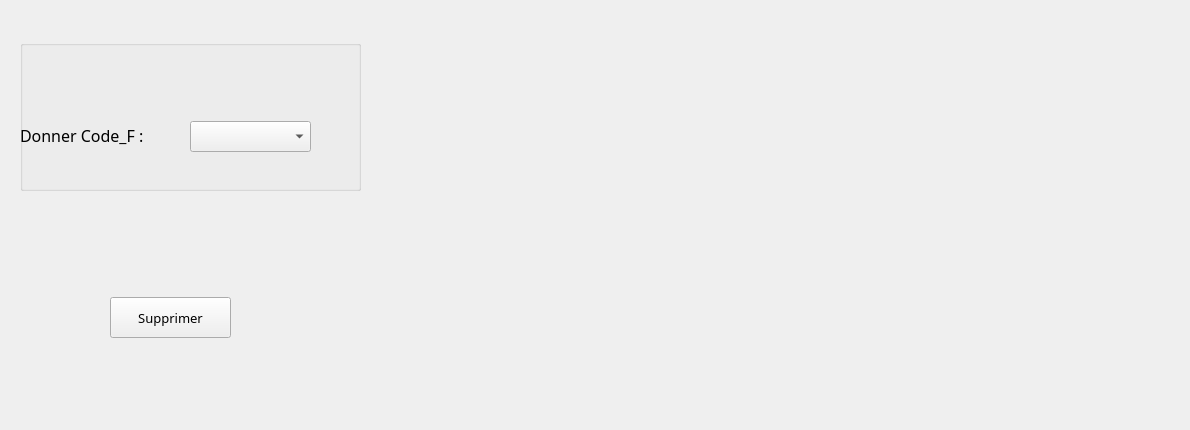
      <widget class="QWidget" name="supprim">
       <attribute name="icon">
        <iconset resource="photos.qrc">
         <normaloff>:/mmminus.png</normaloff>:/mmminus.png</iconset>
       </attribute>
       <attribute name="title">
        <string>Supprimer</string>
       </attribute>
       <widget class="QLabel" name="label_40">
        <property name="geometry">
         <rect>
          <x>380</x>
          <y>50</y>
          <width>801</width>
          <height>371</height>
         </rect>
        </property>
        <property name="text">
         <string/>
        </property>
        <property name="pixmap">
         <pixmap resource="photos.qrc">:/livraison-fournisseurs-achats-gestion-commerciale.png</pixmap>
        </property>
       </widget>
       <widget class="QPushButton" name="Supprimer_fournisseur">
        <property name="geometry">
         <rect>
          <x>110</x>
          <y>297</y>
          <width>121</width>
          <height>41</height>
         </rect>
        </property>
        <property name="font">
         <font>
          <family>MV Boli</family>
          <pointsize>10</pointsize>
         </font>
        </property>
        <property name="text">
         <string>Supprimer</string>
        </property>
        <property name="icon">
         <iconset resource="photos.qrc">
          <normaloff>:/mmminus.png</normaloff>:/mmminus.png</iconset>
        </property>
       </widget>
       <widget class="QGroupBox" name="groupBox_9">
        <property name="enabled">
         <bool>true</bool>
        </property>
        <property name="geometry">
         <rect>
          <x>20</x>
          <y>40</y>
          <width>341</width>
          <height>151</height>
         </rect>
        </property>
        <property name="mouseTracking">
         <bool>false</bool>
        </property>
        <property name="autoFillBackground">
         <bool>false</bool>
        </property>
        <property name="title">
         <string/>
        </property>
        <property name="flat">
         <bool>true</bool>
        </property>
        <property name="checkable">
         <bool>false</bool>
        </property>
        <widget class="QLabel" name="label_41">
         <property name="geometry">
          <rect>
           <x>0</x>
           <y>80</y>
           <width>161</width>
           <height>31</height>
          </rect>
         </property>
         <property name="font">
          <font>
           <family>MV Boli</family>
           <pointsize>10</pointsize>
          </font>
         </property>
         <property name="text">
          <string>&lt;html&gt;&lt;head/&gt;&lt;body&gt;&lt;p&gt;&lt;span style=&quot; font-size:12pt;&quot;&gt;Donner Code_F :&lt;/span&gt;&lt;/p&gt;&lt;/body&gt;&lt;/html&gt;</string>
         </property>
        </widget>
        <widget class="QComboBox" name="comboBox_supprim_fournisseur">
         <property name="geometry">
          <rect>
           <x>170</x>
           <y>81</y>
           <width>121</width>
           <height>31</height>
          </rect>
         </property>
         <property name="font">
          <font>
           <pointsize>10</pointsize>
          </font>
         </property>
        </widget>
       </widget>
      </widget>
